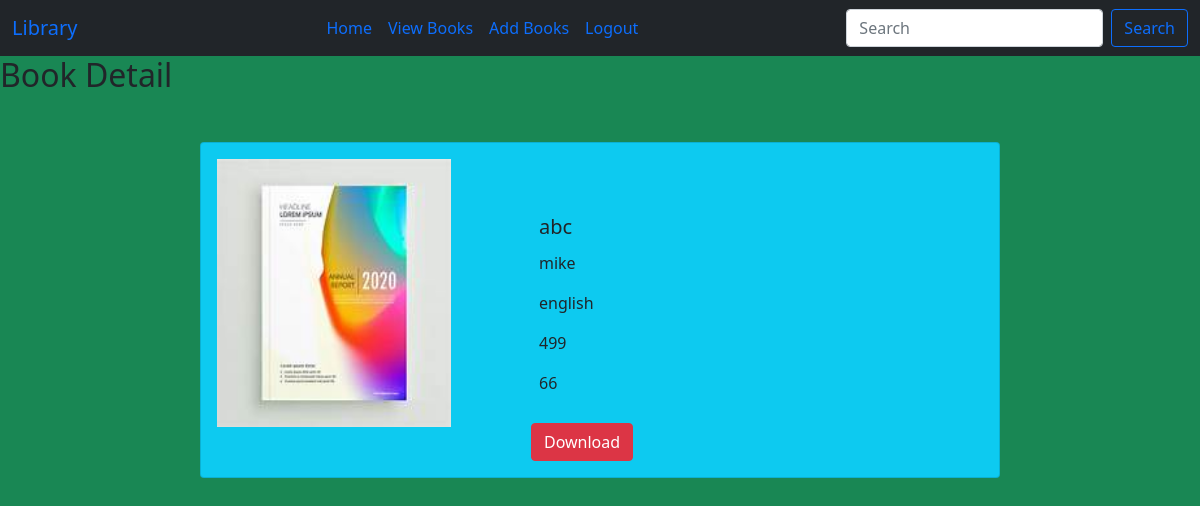
Screenshot of /detail/1 (signed in) with the database file from the repository.
### books/models.py (models this page shows, shortened)
class Book(models.Model):
    title=models.CharField(max_length=30)
    author = models.CharField(max_length=40)
    page = models.IntegerField()
    price=models.IntegerField()
    language = models.CharField(max_length=40)
    cover=models.ImageField(upload_to='images')
    pdf=models.FileField(upload_to='pdf')

### books/views.py (the view)
# urls.py: path('detail/<int:p>',views.detail,name='detail'),
@login_required
def detail(request,p):
    k=Book.objects.get(id=p)
    return render(request,'detail.html',{'book':k})

### templates/detail.html
<!DOCTYPE html>
{% extends 'base.html' %}
{% load static %}
{% block content %}
<h2 class="text-dark">Book Detail</h2>
<div class="container mt-5">
    <div class="card mx-auto mb-3 bg-info lh-lg" style="max-width: 800px;">
  <div class="row g-0">
    <div class="col-md-4 me-5">
      <img src="{{book.cover.url}} " class="rounded-start p-3" height="300px" width="100%" alt="...">
    </div>
    <div class="col-md-7 mt-5">
      <div class="card-body">
        <h5 class="card-title m-2">{{book.title}}</h5>
        <p class="card-text m-2">{{book.author}}</p>
        <p class="card-text m-2">{{book.language}}</p>
        <p class="card-text m-2">{{book.price}}</p>
        <p class="card-text m-2">{{book.page}}</p>
        <a href="{{book.pdf.url}}" class="btn btn-danger mt-3">Download</a>
      </div>
    </div>
  </div>
</div>
</div>
{% endblock %}

### static/css/style.css (style rules this page uses)
body { background-color:#20c997;; }
h2 { color:#d63384; }

### rows the page displays
Book: cover (picture), title "abc", author "mike", language "english", price "499", page "66"
